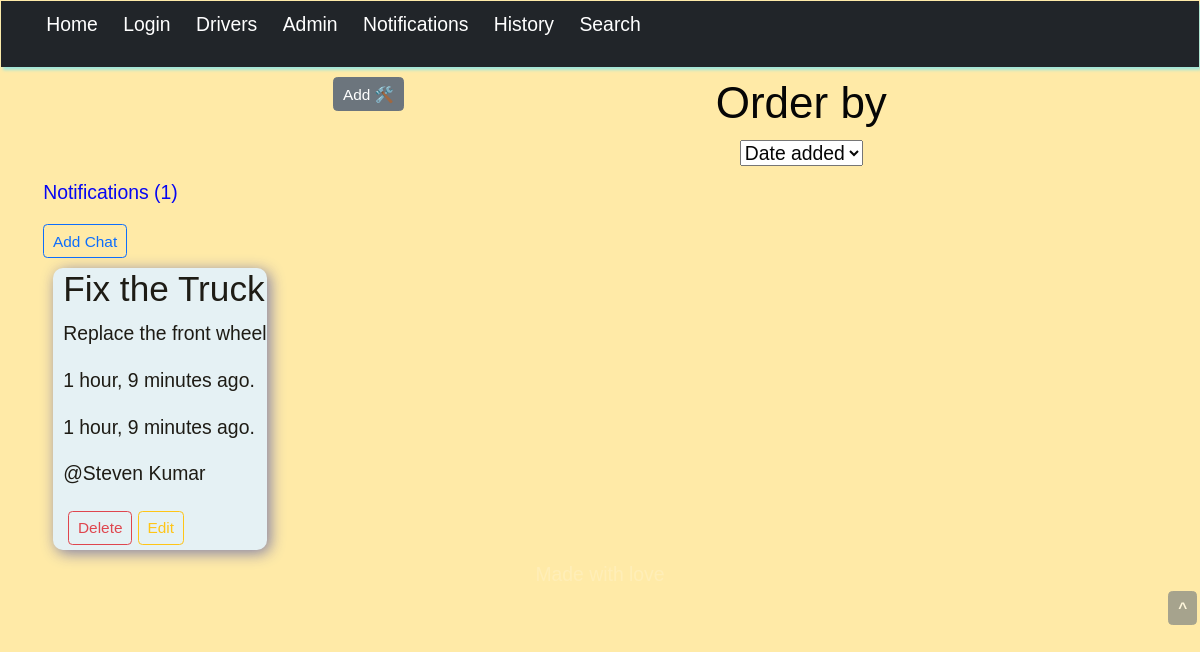
The app's page /chats/ with its own data.
### tracker/models.py (models this page shows, shortened)
class Chat(models.Model):
    driver = models.ForeignKey(Driver, on_delete=models.CASCADE)
    heading = models.CharField(max_length=200)
    body = models.TextField()
    date_added = models.DateTimeField(auto_now_add=True)
    date_edited = models.DateTimeField(auto_now=True)
    class Meta:
        ordering =['-date_added','date_edited']

class Driver(models.Model):
    first_name = models.CharField(max_length=30)
    last_name = models.CharField(max_length=30)
    email = models.EmailField()
    def __str__(self):
        return "%s %s" % (self.first_name, self.last_name)
    class Meta:
        ordering =['-email']

### tracker/views.py (the view)
# urls.py: path('chats/',views.chats,name='chats'),
def chats(request):
    chat = Chat.objects.all()
    chats_count = Chat.objects.count()
    return render(request, 'tracker/chats.html',{'chat':chat,'chats_count':chats_count})

### tracker/templates/tracker/chats.html (shortened to what this page needs)
{% extends 'tracker/base.html' %} {% block content %}
<div class="container">
  <p>
    {% if chats_count %}<span style="color: rgb(6, 6, 243)"
      >Notifications ({{ chats_count}})</span
    >{% else %}No Chats{% endif %}
  </p>
  <a href="{% url 'add_chat' %}" class="btn btn-outline-primary btn-sm"
    >Add Chat</a
  >
  {% for chat in chat %}
  <div class="chat-box">
    <h2>{{chat.heading}}</h2>
    <p>{{chat.body}} </p>
    <p>{{chat.date_added|timesince}} ago.</p>
    <p>{{chat.date_edited |timesince}} ago.</p>
    <p>@{{chat.driver}}</p>
    <div class="chat-buttons">
      <a
        href="{% url 'delete_chat' chat.id %}"
        class="btn btn-outline-danger btn-sm"
        >Delete</a
      >
      <a
        href="{% url 'update_chat' chat.id %}"
        class="btn btn-outline-warning btn-sm"
        >Edit</a
      >
    </div>
  </div>
  {% endfor %}
</div>
{% endblock %}

### tracker/templates/tracker/base.html (style rules this page uses)
* { color: rgb(6, 6, 6); font-family:monospace,Helvetica; font-size: 1.1rem; font-family: Verdana, Geneva, Tahoma, sans-serif; }
.chat-box { background-color: #e3f2fd; border-radius: 10px; box-shadow: 3px 3px 15px rgb(113, 113, 167); width: fit-content; height: fit-content; padding-left: 10px; margin:10px; opacity: 0.9; }
.chat-buttons { margin: 0px; padding: 5px; }
body { margin:1px; background:#ffeaa7; }

### tracker/templates/tracker/chats.html (style rules this page uses)
.chat-box { font-family: 'Times New Roman', Times, serif; font-size: 12px; }

### records on screen
Chat: heading "Fix the Truck", body "Replace the front wheel", date_added "1 hour, 9 minutes", date_edited "1 hour, 9 minutes", driver "Steven Kumar"

### other values on screen
{{ chats_count }} "1"
